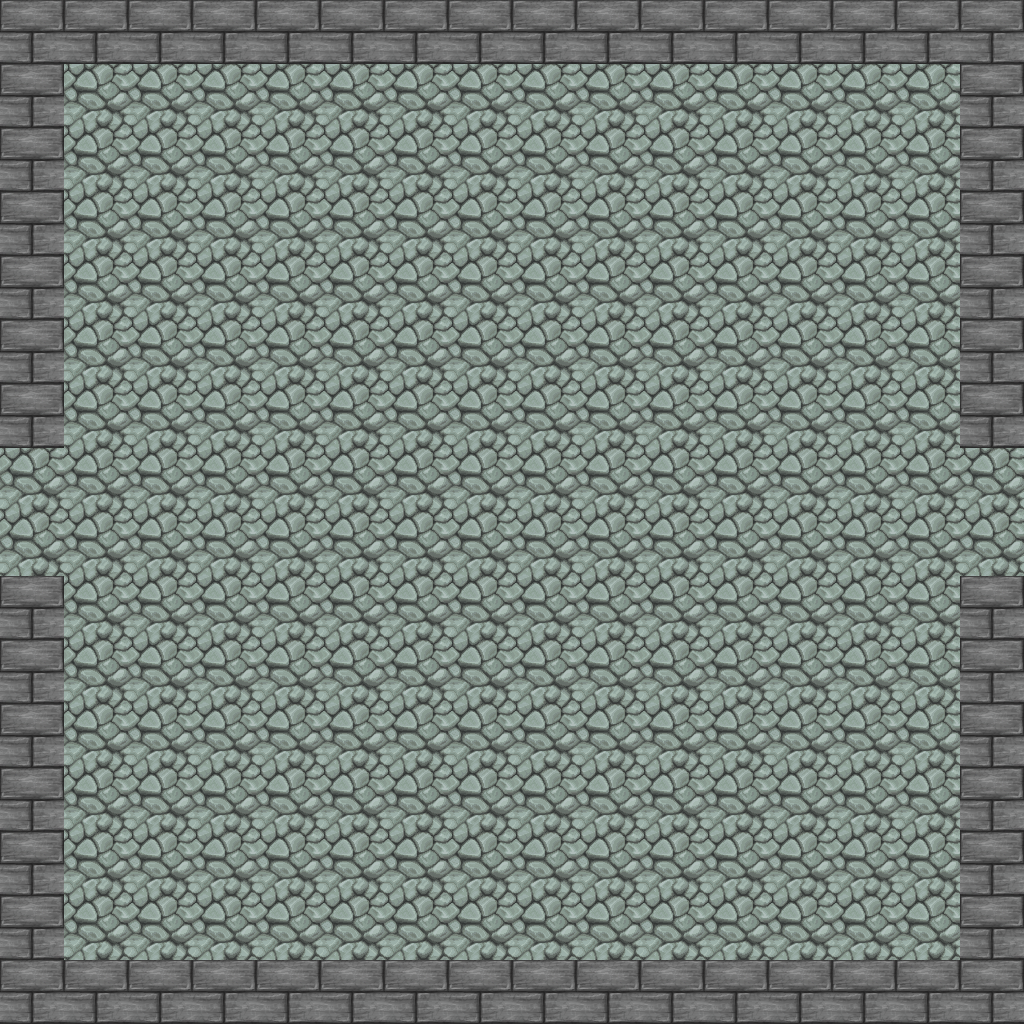

Tiled map render using the project's own tile images. Description and the map definition, with tile-layer contents summarised, below:
An orthogonal 16x16 tile map with 64x64 px tiles, 2 tile layers (Ground, Walls), 4 tilesets and 24 objects (2x NORTH, 2x WEST, 2x SOUTH, 2x EAST, CENTER).

<map version="1.0" orientation="orthogonal" renderorder="right-down" width="16" height="16" tilewidth="64" tileheight="64">
 <properties>
  <property name="ExitPoints" value="EW" />
 </properties>
 <tileset firstgid="1" name="simpletiles" tilewidth="64" tileheight="64" spacing="1">
  <image source="tilesets/simpletiles.png" width="130" height="130" />
 </tileset>
 <tileset firstgid="5" name="cavefloor" tilewidth="64" tileheight="64">
  <image source="tilesets/cavefloor.png" width="196" height="196" />
 </tileset>
 <tileset firstgid="14" name="tiles64" tilewidth="64" tileheight="64">
  <image source="tilesets/tiles64.png" width="768" height="320" />
 </tileset>
 <tileset firstgid="74" name="tilesadds" tilewidth="64" tileheight="64">
  <image source="tilesets/tilesadds.png" width="128" height="64" />
 </tileset>
 <layer name="Ground" width="16" height="16">
  <data>[256 cells, 201 non-empty, 3 distinct tile ids]</data>
 </layer>
 <layer name="Walls" width="16" height="16">
  <data>[256 cells, 61 non-empty, 2 distinct tile ids]</data>
 </layer>
 <objectgroup name="collisionObjects">
  <object x="0" y="0" width="448" height="64" />
  <object x="995" y="345" height="1" />
  <object x="960" y="64" width="64" height="384" />
  <object x="0" y="64" width="64" height="384" />
  <object x="0" y="576" width="64" height="384" />
  <object x="960" y="576" width="64" height="384" />
  <object x="576" y="0" width="448" height="64" />
  <object x="0" y="960" width="448" height="64" />
  <object x="576" y="960" width="448" height="64" />
 </objectgroup>
 <objectgroup name="portalObjects">
  <object type="NORTH" x="448" y="0" width="128" height="64" />
  <object type="WEST" x="0" y="448" width="64" height="128" />
  <object type="SOUTH" x="448" y="960" width="128" height="64" />
  <object type="EAST" x="960" y="448" width="64" height="128" />
 </objectgroup>
 <objectgroup name="spawnPoints">
  <object type="WEST" x="130" y="514" />
  <object type="EAST" x="880" y="502" width="12" height="17" />
  <object type="SOUTH" x="514" y="935" />
  <object type="NORTH" x="509" y="131" />
  <object x="259" y="229" />
  <object x="843" y="195" />
  <object x="815" y="829" />
  <object x="232" y="801" />
  <object type="CENTER" x="441" y="438" />
  <object x="667" y="717" />
  <object x="591" y="513" />
 </objectgroup>
</map>
